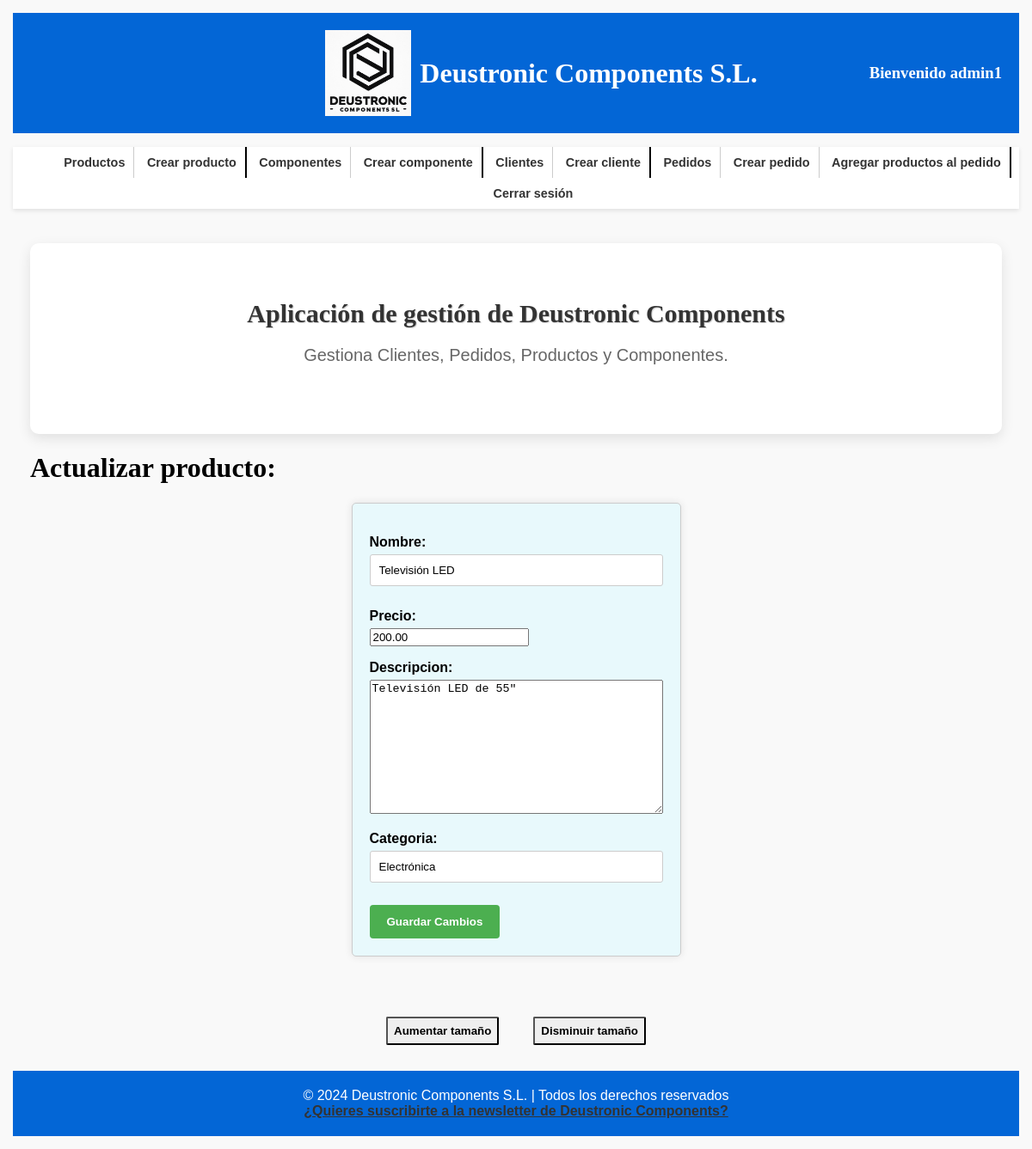
The page /appDeustronicComponents/producto/2/update/ (signed in) on the database its author committed.
### appDeustronicComponents/models.py (models this page shows, shortened)
class Producto(models.Model):
    cod_ref_prod = models.CharField(max_length=100, primary_key=True)
    precio = models.DecimalField(max_digits=10, decimal_places=2)
    nombre = models.CharField(max_length=100)
    descripcion = models.TextField()
    categoria = models.CharField(max_length=100)
    componente = models.ManyToManyField(Componente)
    created = models.DateTimeField(auto_now_add=True)
    updated = models.DateTimeField(auto_now=True)
    class Meta:
        verbose_name_plural = "productos"
        verbose_name = "producto"
        ordering = ["-created"]

### appDeustronicComponents/views.py (the view, shortened to what this page needs)
# urls.py: path('producto/<str:pk>/update/', ProductoUpdateView.as_view(), name='producto_update'),
class ProductoUpdateView(UpdateView):
    model = Producto
    form_class = ProductoFormUpdate
    template_name = 'appDeustronicComponents/producto_update.html'
    success_url = reverse_lazy('lista_productos')
    @method_decorator(login_required)
    def get(self, request, *args, **kwargs):
        pk = self.kwargs.get('pk')
        producto = get_object_or_404(Producto, pk=pk)
        formulario = ProductoFormUpdate(instance=producto)
        context = {
            'formulario': formulario,
            'producto': producto
        }
        return render(request, self.template_name, context)

### appDeustronicComponents/forms.py
class ProductoFormUpdate(forms.ModelForm):
    class Meta:
        model = Producto
        fields = ['nombre', 'precio', 'descripcion', 'categoria']

### templates/appDeustronicComponents/producto_update.html (shortened to what this page needs)
{% extends 'base.html' %}
{% block contenido %}
    <h1>Actualizar producto: {{ producto.cod_ref_ped }}</h1>
    <div class="contenedor-formulario">
        <form method="post">
            {{ formulario.as_p }}
            <button type="submit">Guardar Cambios</button>
        </form>
    </div>
{% endblock %}

### templates/base.html (shortened to what this page needs)
<!DOCTYPE html>
<html lang="es">
<head>
    {% load static %}
    <link rel="stylesheet" href="{% static 'css/style.css' %}">
</head>
<body>
<header>
    <div class="logo-container">
        <a href="/appDeustronicComponents/">
            <img src="{% static 'images/logo.jpg' %}" alt="Deustronic Components Logo">
        </a>
        <h1>Deustronic Components S.L.</h1>
    </div>
    <div class="Bienvenida">
        <h3>
            Bienvenido {{ request.user.username }}
        </h3>
    </div>
</header>
<nav>
    <ul id="listaNav">
        <li><a href="{% url 'lista_productos' %}">Productos</a></li>
        <li class="separador"><a href="{% url 'crear_producto' %}">Crear producto</a></li>
        <li><a href="{% url 'lista_componentes' %}">Componentes</a></li>
        <li class="separador"><a href="{% url 'crear_componente' %}">Crear componente</a></li>
        <li><a href="{% url 'lista_clientes' %}">Clientes</a></li>
        <li class="separador"><a href="{% url 'crear_cliente' %}">Crear cliente</a></li>
        <li><a href="{% url 'lista_pedido_productos' %}">Pedidos</a></li>
        <li><a href="{% url 'crear_pedido' %}">Crear pedido</a></li>
        <li class="separador"><a href="{% url 'crear_pedido_producto' %}">Agregar productos al pedido</a></li>
        <li><a href="{% url 'logout' %}">Cerrar sesión</a></li>
    </ul>
</nav>
<div id="content">
    <section class="main-section">
        <h2>Aplicación de gestión de Deustronic Components</h2>
        <p>Gestiona Clientes, Pedidos, Productos y Componentes.</p>
    </section>
    {% block contenido %}{% endblock %}
</div>
<div id="tamaño_texto">
    <button id="aumentar">Aumentar tamaño</button>
    <button id="disminuir">Disminuir tamaño</button>
</div>
<footer>
    &copy; 2024 Deustronic Components S.L. | Todos los derechos reservados
    <br>
    <a href="{% url 'mail' %}" class="newsletter">¿Quieres suscribirte a la newsletter de Deustronic Components?</a>
</footer>
</body>
</html>

### static/css/style.css (style rules this page uses)
html { box-sizing: border-box; font-size: 62.5%; }
*, *:before, *:after { box-sizing: inherit; }
img { max-width: 100%; display: flex; }
h1, h2, h3 { font-family: "Playfair Display", serif; }
h2 { text-align: center; text-shadow: 1px 1px 1px rgba(0, 0, 0, 0.2); }
body { font-family: Arial, sans-serif; margin: 1rem; padding: 0.5rem; background-color: #f9f9f9; font-size: 1.6rem; }
header { background-color: #0366d6; padding: 20px; color: #fff; display: flex; justify-content: space-between; align-items: center; text-align: center; }
.logo-container { margin-left: 30rem; display: flex; align-items: center; justify-content: center; flex-grow: 1; }
.logo-container h1 { margin: 0; }
.Bienvenida { display: flex; align-items: center; justify-content: flex-end; text-align: right; flex-grow: 1; margin-left: auto; }
nav { background-color: #fff; box-shadow: 0 2px 5px rgba(0, 0, 0, 0.1); text-align: center; }
nav ul li:last-child { border-right: 0; }
a { color: #333; font-weight: bold; transition: color 0.3s ease; text-decoration: underline; }
#content { margin: 20px auto; padding: 20px; min-width: 100%; max-width: 100%; display: block; }
.main-section { background-color: #fff; border-radius: 10px; box-shadow: 0 5px 15px rgba(0, 0, 0, 0.1); padding: 40px; text-align: center; }
.main-section h2 { color: #333; font-size: 3rem; margin-bottom: 20px; }
.main-section p { color: #666; font-size: 2rem; margin-bottom: 40px; text-align: center; }
.contenedor-formulario { display: flex; align-items: center; justify-content: center; height: auto; }
form { background-color: #e8f9fc; width: auto; margin: 0 auto; padding: 20px; border: 1px solid #ccc; border-radius: 5px; box-shadow: 0 0 10px rgba(0, 0, 0, 0.1); }
label { display: block; margin-bottom: 5px; font-weight: bold; }
input[type="text"], input[type="email"], input[type="password"] { width: 100%; padding: 10px; margin-bottom: 10px; border: 1px solid #ccc; border-radius: 3px; }
[type="submit"] { background-color: #4CAF50; color: white; padding: 12px 20px; border: none; border-radius: 4px; cursor: pointer; transition: background-color 0.3s; font-weight: bold; }
footer { background-color: #0366d6; color: #fff; text-align: center; padding: 20px 0; }

### rows shown on the page
Producto: nombre "Televisión LED", precio "200.00", descripcion "Televisión LED de 55\"", categoria "Electrónica"

### other values the page prints
{{ request.user.username }} "admin1"
